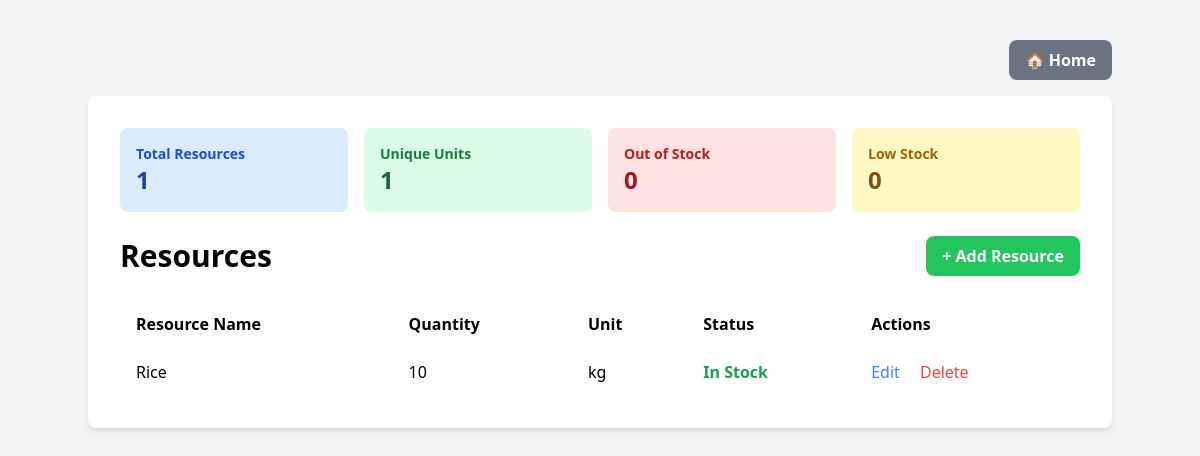
/resources.php, run on an earlier commit of the app's database.
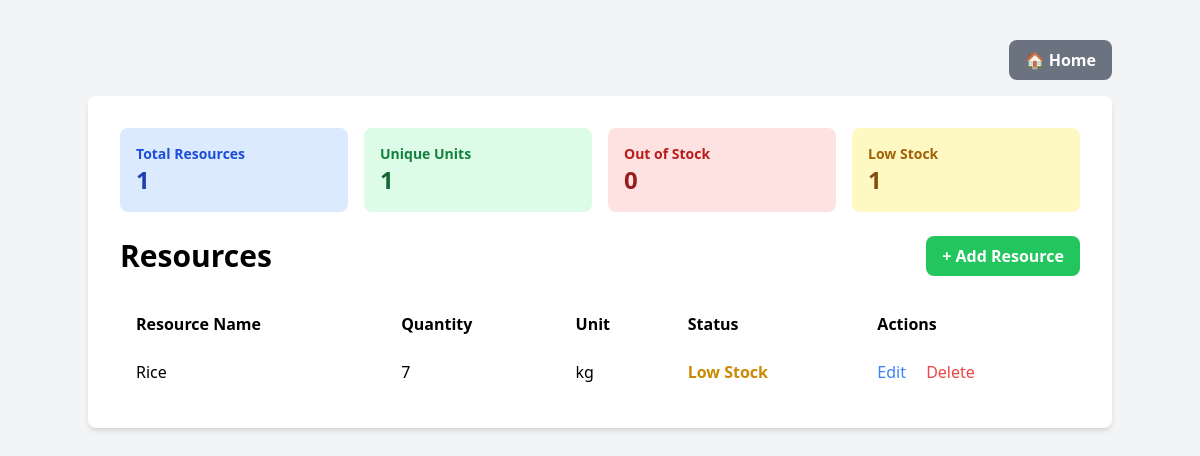
And on a later commit of the database.
### tables this page shows
CREATE TABLE `resource` (
  `id` int(11) NOT NULL,
  `name` varchar(100) NOT NULL,
  `quantity` int(11) DEFAULT NULL,
  `unit` varchar(20) DEFAULT NULL
);

### public/resources.php (the view, shortened to what the changed rows need)
<?php
require_once '../includes/db_connect.php';
$sql = "SELECT
    r.*,
    CASE
        WHEN quantity = 0 THEN 'Out of Stock'
        WHEN quantity < 10 THEN 'Low Stock'
        ELSE 'In Stock'
    END as stock_status
FROM Resource r
ORDER BY
    CASE
        WHEN quantity = 0 THEN 1
        WHEN quantity < 10 THEN 2
        ELSE 3
    END,
    name ASC";
$result = $conn->query($sql);
$stats_sql = "SELECT
    COUNT(*) as total_resources,
    COUNT(DISTINCT unit) as unique_units,
    SUM(CASE WHEN quantity = 0 THEN 1 ELSE 0 END) as out_of_stock,
    SUM(CASE WHEN quantity < 10 AND quantity > 0 THEN 1 ELSE 0 END) as low_stock
FROM Resource";
$stats_result = $conn->query($stats_sql);
$stats = $stats_result->fetch_assoc();
?>
<!DOCTYPE html>
<html lang="en">
<head>
    <script src="https://cdn.tailwindcss.com"></script>
</head>
<body class="bg-gray-100">
    <div class="container mx-auto mt-10">
        <div class="p-8 bg-white rounded-lg shadow-md">
            <div class="grid grid-cols-4 gap-4 mb-6">
                <div class="bg-yellow-100 p-4 rounded-lg">
                    <h3 class="text-sm font-semibold text-yellow-700">Low Stock</h3>
                    <p class="text-2xl font-bold text-yellow-800"><?php echo $stats['low_stock']; ?></p>
                </div>
            </div>
            <div class="flex justify-between items-center mb-6">
                <h1 class="text-3xl font-bold">Resources</h1>
            </div>
            <table class="min-w-full bg-white">
                <thead>
                    <tr>
                        <th class="py-3 px-4 text-left">Resource Name</th>
                        <th class="py-3 px-4 text-left">Quantity</th>
                        <th class="py-3 px-4 text-left">Unit</th>
                        <th class="py-3 px-4 text-left">Status</th>
                        <th class="py-3 px-4 text-left">Actions</th>
                    </tr>
                </thead>
                <tbody>
                    <?php if ($result->num_rows > 0): ?>
                        <?php while($row = $result->fetch_assoc()): ?>
                            <tr>
                                <td class="py-3 px-4"><?php echo htmlspecialchars($row['name']); ?></td>
                                <td class="py-3 px-4"><?php echo htmlspecialchars($row['quantity']); ?></td>
                                <td class="py-3 px-4"><?php echo htmlspecialchars($row['unit']); ?></td>
                                <td class="py-3 px-4">
                                    <?php
                                    $status_color = match($row['stock_status']) {
                                        'Out of Stock' => 'text-red-600',
                                        'Low Stock' => 'text-yellow-600',
                                        default => 'text-green-600'
                                    };
                                    ?>
                                    <span class="<?php echo $status_color; ?> font-semibold">
                                        <?php echo htmlspecialchars($row['stock_status']); ?>
                                    </span>
                                </td>
                                <td class="py-3 px-4">
                                    <a href="edit_resource.php?id=<?php echo $row['id']; ?>"
                                       class="text-blue-500 hover:text-blue-700">Edit</a>
                                    <a href="delete_resource.php?id=<?php echo $row['id']; ?>"
                                       class="text-red-500 hover:text-red-700 ml-4"
                                       onclick="return confirm('Are you sure you want to delete this resource?')">Delete</a>
                                </td>
                            </tr>
                        <?php endwhile; ?>
                    <?php else: ?>
                        <tr>
                            <td colspan="5" class="text-center py-4">No resources recorded yet</td>
                        </tr>
                    <?php endif; ?>
                </tbody>
            </table>
        </div>
    </div>
</body>
</html>

What changed in the data, as far as the page shows it:
changed resource "Rice": quantity "10" → "7"; stock_status "In Stock" → "Low Stock"
Also different on the page:
$stats['low_stock']: "0" → "1"
